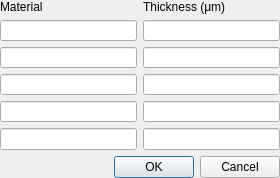
<?xml version="1.0" encoding="UTF-8"?>
<ui version="4.0">
 <class>Dialog</class>
 <widget class="QDialog" name="Dialog">
  <property name="geometry">
   <rect>
    <x>0</x>
    <y>0</y>
    <width>280</width>
    <height>178</height>
   </rect>
  </property>
  <property name="windowTitle">
   <string>Dialog</string>
  </property>
  <widget class="QWidget" name="layoutWidget">
   <property name="geometry">
    <rect>
     <x>0</x>
     <y>0</y>
     <width>280</width>
     <height>178</height>
    </rect>
   </property>
   <layout class="QVBoxLayout" name="verticalLayout_3">
    <item>
     <layout class="QHBoxLayout" name="horizontalLayout">
      <item>
       <layout class="QVBoxLayout" name="verticalLayout">
        <item>
         <widget class="QLabel" name="label">
          <property name="text">
           <string>Material</string>
          </property>
         </widget>
        </item>
        <item>
         <widget class="QLineEdit" name="material_1"/>
        </item>
        <item>
         <widget class="QLineEdit" name="material_2"/>
        </item>
        <item>
         <widget class="QLineEdit" name="material_3"/>
        </item>
        <item>
         <widget class="QLineEdit" name="material_4"/>
        </item>
        <item>
         <widget class="QLineEdit" name="material_5"/>
        </item>
       </layout>
      </item>
      <item>
       <layout class="QVBoxLayout" name="verticalLayout_2">
        <item>
         <widget class="QLabel" name="label_2">
          <property name="text">
           <string>Thickness (μm)</string>
          </property>
         </widget>
        </item>
        <item>
         <widget class="QLineEdit" name="thickness_1"/>
        </item>
        <item>
         <widget class="QLineEdit" name="thickness_2"/>
        </item>
        <item>
         <widget class="QLineEdit" name="thickness_3"/>
        </item>
        <item>
         <widget class="QLineEdit" name="thickness_4"/>
        </item>
        <item>
         <widget class="QLineEdit" name="thickness_5"/>
        </item>
       </layout>
      </item>
     </layout>
    </item>
    <item>
     <widget class="QDialogButtonBox" name="buttonBox">
      <property name="orientation">
       <enum>Qt::Horizontal</enum>
      </property>
      <property name="standardButtons">
       <set>QDialogButtonBox::Cancel|QDialogButtonBox::Ok</set>
      </property>
     </widget>
    </item>
   </layout>
  </widget>
 </widget>
 <tabstops>
  <tabstop>material_1</tabstop>
  <tabstop>thickness_1</tabstop>
  <tabstop>material_2</tabstop>
  <tabstop>thickness_2</tabstop>
  <tabstop>material_3</tabstop>
  <tabstop>thickness_3</tabstop>
  <tabstop>material_4</tabstop>
  <tabstop>thickness_4</tabstop>
  <tabstop>material_5</tabstop>
  <tabstop>thickness_5</tabstop>
  <tabstop>buttonBox</tabstop>
 </tabstops>
 <resources/>
 <connections>
  <connection>
   <sender>buttonBox</sender>
   <signal>accepted()</signal>
   <receiver>Dialog</receiver>
   <slot>accept()</slot>
   <hints>
    <hint type="sourcelabel">
     <x>249</x>
     <y>176</y>
    </hint>
    <hint type="destinationlabel">
     <x>157</x>
     <y>245</y>
    </hint>
   </hints>
  </connection>
  <connection>
   <sender>buttonBox</sender>
   <signal>rejected()</signal>
   <receiver>Dialog</receiver>
   <slot>reject()</slot>
   <hints>
    <hint type="sourcelabel">
     <x>278</x>
     <y>176</y>
    </hint>
    <hint type="destinationlabel">
     <x>286</x>
     <y>245</y>
    </hint>
   </hints>
  </connection>
 </connections>
</ui>
